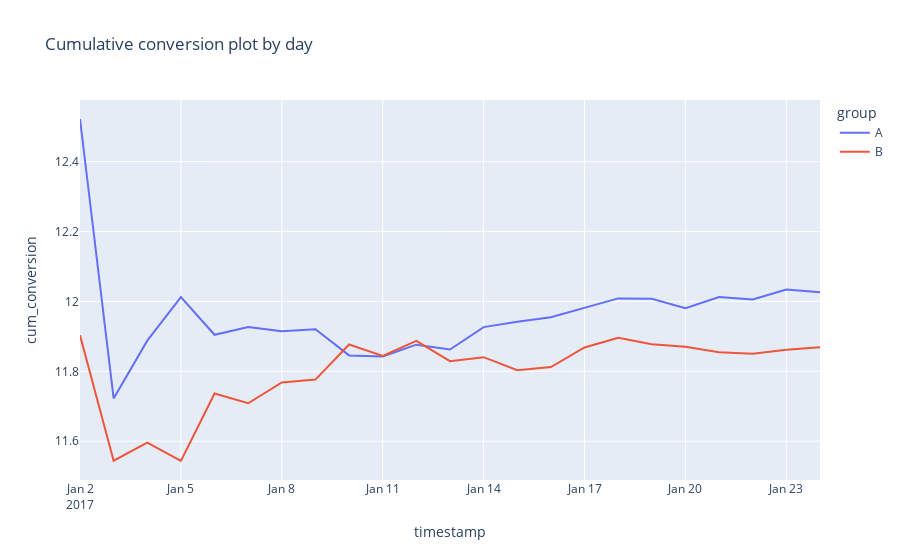

Write notebook code for a chart like this one.
### Code cell
fig = px.line(
    sample_ab,
    x='timestamp',
    y='cum_conversion',
    color='group',
    title='Cumulative conversion plot by day'
)
fig.show()

### Figure 1 — Plotly figure (JSON) as saved in the notebook; plotly's stock layout.template omitted (floating-point values rounded to 4 significant figures)
{"data": [{"hovertemplate": "group=A<br>timestamp=%{x}<br>cum_conversion=%{y}<extra></extra>", "legendgroup": "A", "line": {"color": "#636efa", "dash": "solid"}, "marker": {"symbol": "circle"}, "mode": "lines", "name": "A", "orientation": "v", "showlegend": true, "type": "scatter", "x": ["2017-01-02T00:00:00", "2017-01-03T00:00:00", "2017-01-04T00:00:00", "2017-01-05T00:00:00", "2017-01-06T00:00:00", "2017-01-07T00:00:00", "2017-01-08T00:00:00", "2017-01-09T00:00:00", "2017-01-10T00:00:00", "2017-01-11T00:00:00", "2017-01-12T00:00:00", "2017-01-13T00:00:00", "2017-01-14T00:00:00", "2017-01-15T00:00:00", "2017-01-16T00:00:00", "2017-01-17T00:00:00", "2017-01-18T00:00:00", "2017-01-19T00:00:00", "2017-01-20T00:00:00", "2017-01-21T00:00:00", "2017-01-22T00:00:00", "2017-01-23T00:00:00", "2017-01-24T00:00:00"], "xaxis": "x", "y": [12.52, 11.72, 11.89, 12.01, 11.9, 11.93, 11.91, 11.92, 11.85, 11.84, 11.88, 11.86, 11.93, 11.94, 11.95, 11.98, 12.01, 12.01, 11.98, 12.01, 12.01, 12.03, 12.03], "yaxis": "y"}, {"hovertemplate": "group=B<br>timestamp=%{x}<br>cum_conversion=%{y}<extra></extra>", "legendgroup": "B", "line": {"color": "#EF553B", "dash": "solid"}, "marker": {"symbol": "circle"}, "mode": "lines", "name": "B", "orientation": "v", "showlegend": true, "type": "scatter", "x": ["2017-01-02T00:00:00", "2017-01-03T00:00:00", "2017-01-04T00:00:00", "2017-01-05T00:00:00", "2017-01-06T00:00:00", "2017-01-07T00:00:00", "2017-01-08T00:00:00", "2017-01-09T00:00:00", "2017-01-10T00:00:00", "2017-01-11T00:00:00", "2017-01-12T00:00:00", "2017-01-13T00:00:00", "2017-01-14T00:00:00", "2017-01-15T00:00:00", "2017-01-16T00:00:00", "2017-01-17T00:00:00", "2017-01-18T00:00:00", "2017-01-19T00:00:00", "2017-01-20T00:00:00", "2017-01-21T00:00:00", "2017-01-22T00:00:00", "2017-01-23T00:00:00", "2017-01-24T00:00:00"], "xaxis": "x", "y": [11.9, 11.54, 11.6, 11.54, 11.74, 11.71, 11.77, 11.78, 11.88, 11.84, 11.89, 11.83, 11.84, 11.8, 11.81, 11.87, 11.9, 11.88, 11.87, 11.85, 11.85, 11.86, 11.87], "yaxis": "y"}], "layout": {"legend": {"title": {"text": "group"}, "tracegroupgap": 0}, "title": {"text": "Cumulative conversion plot by day"}, "xaxis": {"anchor": "y", "domain": [0, 1], "title": {"text": "timestamp"}}, "yaxis": {"anchor": "x", "domain": [0, 1], "title": {"text": "cum_conversion"}}}}
